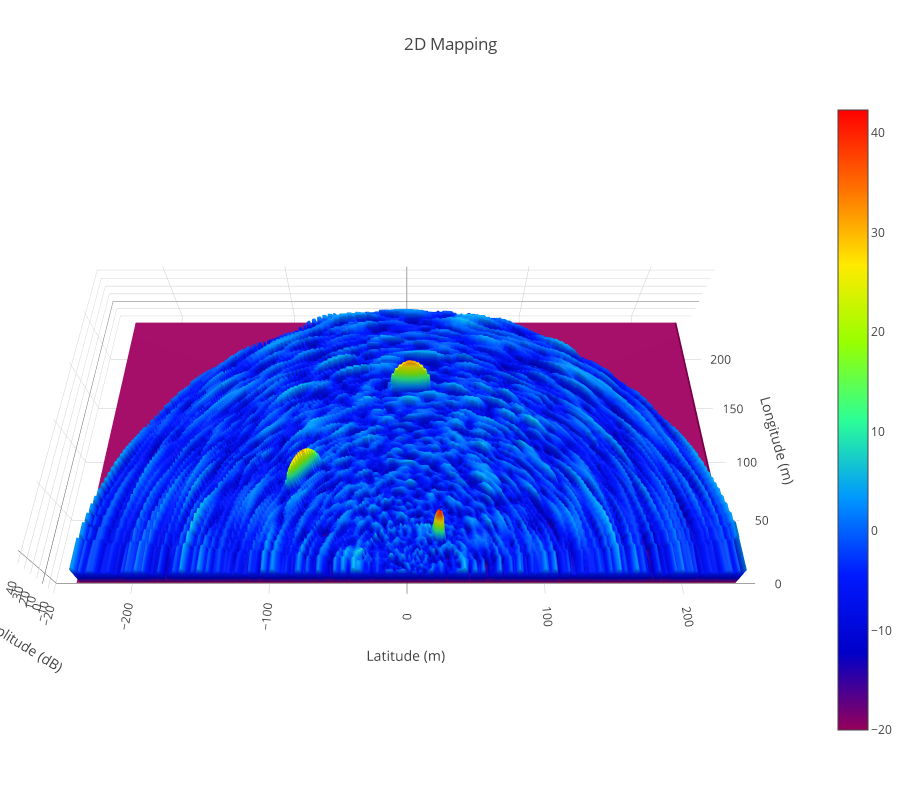

The notebook cell saved with this chart:
### Code cell
range_axis_la = np.linspace(
    0, radar.max_range, radar.receiver.samples_per_pulse, endpoint=False)
range_axis_lo = np.linspace(
    -radar.max_range,
    radar.max_range,
    radar.receiver.samples_per_pulse * 2,
    endpoint=False)

data = [
    go.Surface(
        x=range_axis_lo,
        y=range_axis_la,
        z=20 * np.log10(np.abs(map_2d) + 0.1),
        colorscale='Rainbow')
]

camera = dict(
    up=dict(x=0, y=0, z=1),
    center=dict(x=0, y=0, z=0),
    eye=dict(x=0, y=-1.5, z=2.5),
)

layout = go.Layout(
    title='2D Mapping',
    height=800,
    scene=dict(
        xaxis=dict(title='Latitude (m)'),
        yaxis=dict(title='Longitude (m)'),
        zaxis=dict(title='Amplitude (dB)'),
        camera=camera,
        aspectmode='data',
    ),
    margin=dict(l=0, r=0, b=60, t=100),
)

fig = go.Figure(data=data, layout=layout)
iplot(fig, filename='map_2d.html')

### Figure 1 — Plotly figure (JSON) as saved in the notebook; plotly's stock layout.template omitted (floating-point values rounded to 4 significant figures; data arrays with more than 128 entries replaced by an {"elided": "..."} marker saying what was removed)
{"data": [{"colorscale": "Rainbow", "type": "surface", "uid": "2a7a5342-57aa-4f49-b4fd-7a0607ea8d4c", "x": {"elided": "320 float values"}, "y": {"elided": "160 float values"}, "z": {"elided": "160x322 float values"}}], "layout": {"height": 800, "margin": {"b": 60, "l": 0, "r": 0, "t": 100}, "scene": {"aspectmode": "data", "camera": {"center": {"x": 0, "y": 0, "z": 0}, "eye": {"x": 0, "y": -1.5, "z": 2.5}, "up": {"x": 0, "y": 0, "z": 1}}, "xaxis": {"title": {"text": "Latitude (m)"}}, "yaxis": {"title": {"text": "Longitude (m)"}}, "zaxis": {"title": {"text": "Amplitude (dB)"}}}, "title": {"text": "2D Mapping"}}}
